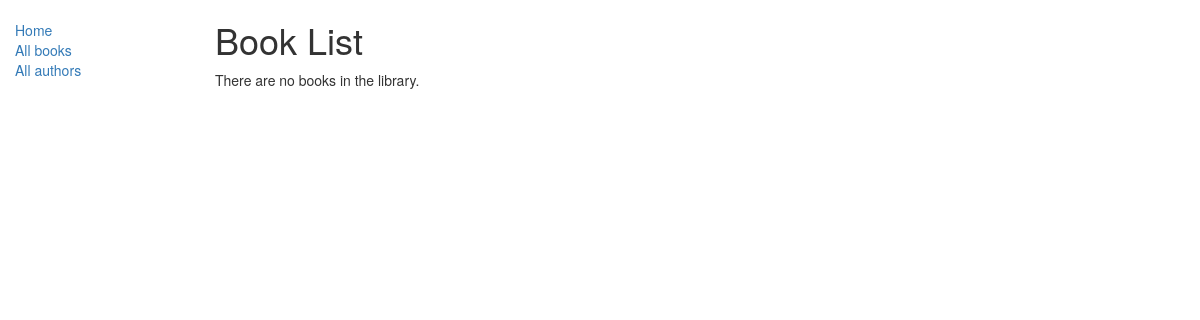
Page /catalog/books/ on the earlier database version.
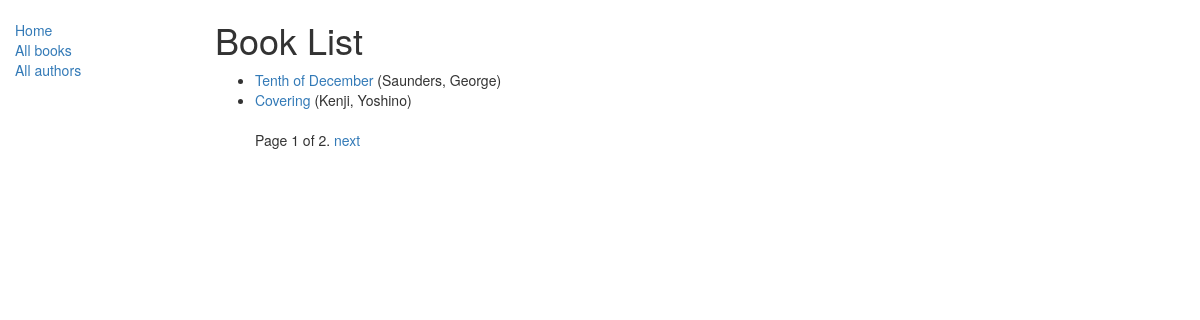
Same page on the later database version.
### catalog/models.py (models this page shows, shortened)
class Book(models.Model):
    title = models.CharField(max_length=200)
    author = models.ForeignKey('Author', on_delete=models.SET_NULL, null=True)
    genre = models.ManyToManyField('Genre', help_text='Select a genre for this book')
    summary = models.TextField(max_length=1000, help_text="Enter a brief description of the book")
    isbn = models.CharField('ISBN', max_length=13, help_text='13 Character <a href="https://www.isbn-international.org/content/what-isbn">ISBN number</a>')
    language = models.ForeignKey('Language', on_delete=models.SET_NULL, null=True)
    def get_absolute_url(self):
        return reverse('book-detail', args=[str(self.id)])
    def display_genre(self):
        """
        Creates a string for the genre, to be displayed in admin
        """
        return ', '.join([ genre.name for genre in self.genre.all()[:3] ])
    display_genre.short_description = 'Genre'

class Author(models.Model):
    first_name = models.CharField(max_length=100)
    last_name = models.CharField(max_length=100)
    date_of_birth = models.DateField('Born', null=True, blank=True)
    date_of_death = models.DateField('Died', null=True, blank=True)
    def __str__(self):
        return '%s, %s' % (self.last_name, self.first_name)

### catalog/views.py (the view)
# urls.py: path('books/', views.BookListView.as_view(), name='books'),
class BookListView(generic.ListView):
    model = Book
    paginate_by = 2

### catalog/templates/catalog/book_list.html (shortened to what this page needs)
{% extends "base_generic.html" %}
{% block content %}
    <h1>Book List</h1>
    {% if book_list %}
    <ul>
      {% for book in book_list %}
      <li>
        <a href="{{ book.get_absolute_url }}">{{ book.title }}</a> ({{book.author}})
      </li>
      {% endfor %}
      {% block pagination %}
        {% if is_paginated %}
            <div class="pagination">
                <span class="page-links">
                    <span class="page-current">
                        Page {{ page_obj.number }} of {{ page_obj.paginator.num_pages }}.
                    </span>
                    {% if page_obj.has_next %}
                        <a href="{{ request.path }}?page={{ page_obj.next_page_number }}">next</a>
                    {% endif %}
                </span>
            </div>
        {% endif %}
      {% endblock %}
    </ul>
    {% else %}
      <p>There are no books in the library.</p>
    {% endif %}
{% endblock %}

### catalog/templates/base_generic.html (shortened to what this page needs)
<!DOCTYPE html>
<html lang="en">
<head>
	<link rel="stylesheet" href="https://maxcdn.bootstrapcdn.com/bootstrap/3.3.7/css/bootstrap.min.css">
	{% load static %}
	<link rel="stylesheet" href="{% static 'css/styles.css' %}">
</head>
<body>
	<div class="container-fluid">
		<div class="row">
			<div class="col-sm-2">
			{% block sidebar %}
			<ul class="sidebar-nav">
				<li><a href="{% url 'index' %}">Home</a></li>
				<li><a href="{% url 'books' %}">All books</a></li>
				<li><a href="{% url 'authors' %}">All authors</a></li>
			</ul>
		 	{% endblock %}
			</div>
			<div class="col-sm-10 ">
			{% block content %}{% endblock %}
			</div>
		</div>
	</div>
</body>
</html>

### catalog/static/css/styles.css (style rules this page uses)
.sidebar-nav { margin-top: 20px; padding: 0; list-style: none; }

Differences in the rows shown:
added Book: title "Tenth of December", author "Saunders, George"
added Book: title "Covering", author "Kenji, Yoshino"
Other differences:
{{ page_obj.number }}: (not shown) → "1"
{{ page_obj.paginator.num_pages }}: (not shown) → "2"
text no longer shown: "There are no books in the library."
text now shown: "Page of . next"
